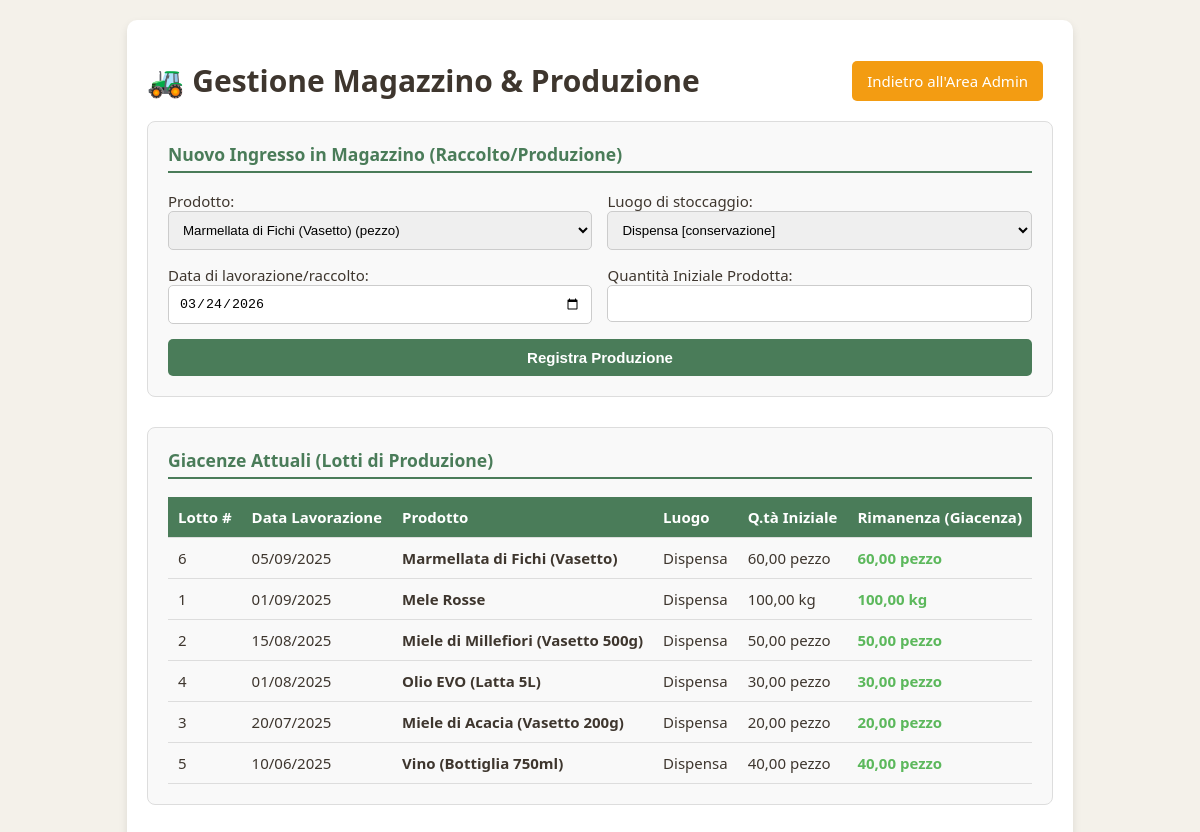
Screenshot of /magazzino.php (signed in) with the database file from the repository.
### tables this page shows
CREATE TABLE PRODUZIONE_GIACENZA (
    id_produzione        INT AUTO_INCREMENT PRIMARY KEY,
    id_prodotto          INT NOT NULL,
    id_luogo             INT NOT NULL,
    data_lavorazione     DATE NOT NULL,
    data_confezionamento DATE DEFAULT NULL,
    quantita_iniziale    DECIMAL(10,3) NOT NULL,
    giacenza_attuale     DECIMAL(10,3) NOT NULL CHECK (giacenza_attuale >= 0),
    FOREIGN KEY (id_prodotto) REFERENCES PRODOTTO(id_prodotto) ON UPDATE CASCADE,
    FOREIGN KEY (id_luogo)    REFERENCES LUOGO(id_luogo)       ON UPDATE CASCADE
);

CREATE TABLE PRODOTTO (
    id_prodotto  INT AUTO_INCREMENT PRIMARY KEY,
    nome         VARCHAR(150) NOT NULL,
    tipologia    ENUM('Fresco', 'Lavorato', 'Riserva') NOT NULL,
    unita_misura VARCHAR(20) NOT NULL,
    id_categoria INT NOT NULL,
    FOREIGN KEY (id_categoria) REFERENCES CATEGORIA(id_categoria)
        ON UPDATE CASCADE ON DELETE RESTRICT
);

CREATE TABLE LUOGO (
    id_luogo INT AUTO_INCREMENT PRIMARY KEY,
    nome VARCHAR(100) NOT NULL UNIQUE,
    tipo ENUM('lavorazione', 'conservazione', 'vendita') NOT NULL
);

### src/magazzino.php (the view, shortened to what this page needs)
<?php
$host = 'db';
$dbname = 'myapp_db';
$username = 'myuser';
$db_password = 'mypassword';
try {
    $conn = new mysqli($host, $username, $db_password, $dbname);
    $conn->set_charset("utf8mb4");
} catch (Exception $e) {
    die("Errore di connessione al database: " . $e->getMessage());
}
try {
    $res_prodotti = $conn->query("SELECT id_prodotto, nome, unita_misura FROM PRODOTTO ORDER BY nome");
    $prodotti = $res_prodotti->fetch_all(MYSQLI_ASSOC);
    $res_luoghi = $conn->query("SELECT id_luogo, nome, tipo FROM LUOGO ORDER BY nome");
    $luoghi = $res_luoghi->fetch_all(MYSQLI_ASSOC);
    $res_lotti = $conn->query("
        SELECT pg.id_produzione, p.nome AS prodotto, p.unita_misura, l.nome AS luogo, pg.data_lavorazione, pg.quantita_iniziale, pg.giacenza_attuale
        FROM PRODUZIONE_GIACENZA pg
        JOIN PRODOTTO p ON pg.id_prodotto = p.id_prodotto
        JOIN LUOGO l ON pg.id_luogo = l.id_luogo
        ORDER BY pg.data_lavorazione DESC
    ");
    $lotti_magazzino = $res_lotti->fetch_all(MYSQLI_ASSOC);
} catch (Exception $e) {
    die("Errore durante l'estrazione dei dati: " . $e->getMessage());
}
?>
<!DOCTYPE html>
<html lang="it">
<head>
    <link rel="stylesheet" href="style.css">
</head>
<body>
<div class="admin-container">
    <div style="display: flex; justify-content: space-between; align-items: center;">
        <h1 style="color: #3e362e;">🚜 Gestione Magazzino & Produzione</h1>
        <div>
            <a href="dashboard_admin.php" style="text-decoration: none; background: #f39c12; color: white; padding: 10px 15px; border-radius: 5px; margin-right: 10px;">Indietro all'Area Admin</a>
        </div>
    </div>
    <div class="form-box">
        <h3>Nuovo Ingresso in Magazzino (Raccolto/Produzione)</h3>
        <form method="POST" action="">
            <div class="grid-2">
                <div>
                    <label>Prodotto:</label><br>
                    <select name="id_prodotto" required style="width: 100%; padding: 10px; border: 1px solid #ccc; border-radius: 5px;">
                        <?php foreach ($prodotti as $p): ?>
                            <option value="<?php echo $p['id_prodotto']; ?>">
                                <?php echo htmlspecialchars($p['nome']); ?> (<?php echo $p['unita_misura']; ?>)
                            </option>
                        <?php endforeach; ?>
                    </select>
                </div>
                <div>
                    <label>Luogo di stoccaggio:</label><br>
                    <select name="id_luogo" required style="width: 100%; padding: 10px; border: 1px solid #ccc; border-radius: 5px;">
                        <?php foreach ($luoghi as $l): ?>
                            <option value="<?php echo $l['id_luogo']; ?>">
                                <?php echo htmlspecialchars($l['nome']); ?> [<?php echo $l['tipo']; ?>]
                            </option>
                        <?php endforeach; ?>
                    </select>
                </div>
                <div>
                    <label>Data di lavorazione/raccolto:</label><br>
                    <input type="date" name="data_lavorazione" required value="<?php echo date('Y-m-d'); ?>" style="width: 100%; padding: 10px; border: 1px solid #ccc; border-radius: 5px; box-sizing: border-box;">
                </div>
                <div>
                    <label>Quantità Iniziale Prodotta:</label><br>
                    <input type="number" name="quantita" step="0.01" min="0.01" required style="width: 100%; padding: 10px; border: 1px solid #ccc; border-radius: 5px; box-sizing: border-box;">
                </div>
            </div>
            <button type="submit" name="aggiungi_produzione" class="btn-salva">Registra Produzione</button>
        </form>
    </div>
    <div class="form-box">
        <h3>Giacenze Attuali (Lotti di Produzione)</h3>
        <?php if (count($lotti_magazzino) > 0): ?>
            <table class="tabella-magazzino">
                <thead>
                    <tr>
                        <th>Lotto #</th>
                        <th>Data Lavorazione</th>
                        <th>Prodotto</th>
                        <th>Luogo</th>
                        <th>Q.tà Iniziale</th>
                        <th>Rimanenza (Giacenza)</th>
                    </tr>
                </thead>
                <tbody>
                    <?php foreach ($lotti_magazzino as $lotto): ?>
                        <tr>
                            <td><?php echo $lotto['id_produzione']; ?></td>
                            <td><?php echo date('d/m/Y', strtotime($lotto['data_lavorazione'])); ?></td>
                            <td><strong><?php echo htmlspecialchars($lotto['prodotto']); ?></strong></td>
                            <td><?php echo htmlspecialchars($lotto['luogo']); ?></td>
                            <td><?php echo number_format($lotto['quantita_iniziale'], 2, ',', '.'); ?> <?php echo $lotto['unita_misura']; ?></td>
                            <td class="<?php echo ($lotto['giacenza_attuale'] == 0) ? 'esaurito' : 'disponibile'; ?>">
                                <?php echo number_format($lotto['giacenza_attuale'], 2, ',', '.'); ?> <?php echo $lotto['unita_misura']; ?>
                            </td>
                        </tr>
                    <?php endforeach; ?>
                </tbody>
            </table>
        <?php else: ?>
            <p>Il magazzino è completamente vuoto. Non ci sono lotti registrati.</p>
        <?php endif; ?>
    </div>
</div>
</body>
</html>

### src/style.css (style rules this page uses)
body { font-family: 'Segoe UI', Tahoma, Geneva, Verdana, sans-serif; background-color: #f4f1ea; color: #3e362e; margin: 0; padding: 0; display: flex; justify-content: center; align-items: center; min-height: 100vh; font-size: 15px; }
button { background-color: #4a7c59; color: white; border: none; padding: 10px; border-radius: 6px; cursor: pointer; font-size: 15px; font-weight: bold; width: 100%; margin-top: 5px; transition: background-color 0.3s; }

### src/magazzino.php (style rules this page uses)
.admin-container { max-width: 1000px; margin: 20px auto; padding: 20px; background: white; border-radius: 10px; box-shadow: 0 4px 8px rgba(0,0,0,0.1); }
.form-box { background: #f9f9f9; padding: 20px; border-radius: 8px; margin-bottom: 30px; border: 1px solid #ddd; }
.form-box h3 { margin-top: 0; color: #4a7c59; border-bottom: 2px solid #4a7c59; padding-bottom: 5px; }
.grid-2 { display: grid; grid-template-columns: 1fr 1fr; gap: 15px; }
.btn-salva { background-color: #4a7c59; color: white; border: none; padding: 10px 15px; border-radius: 5px; cursor: pointer; font-size: 1em; margin-top: 15px; }
.tabella-magazzino { width: 100%; border-collapse: collapse; margin-top: 15px; }
.tabella-magazzino th, .tabella-magazzino td { padding: 10px; text-align: left; border-bottom: 1px solid #ddd; }
.tabella-magazzino th { background-color: #4a7c59; color: white; }
.disponibile { color: #5cb85c; font-weight: bold; }

### rows the page displays
produzione_giacenza: id_produzione "6", data_lavorazione "05/09/2025", id_prodotto.nome "Marmellata di Fichi (Vasetto)", id_luogo.nome "Dispensa", quantita_iniziale "60,00", id_prodotto.unita_misura "pezzo", giacenza_attuale "60,00"
produzione_giacenza: id_produzione "1", data_lavorazione "01/09/2025", id_prodotto.nome "Mele Rosse", id_luogo.nome "Dispensa", quantita_iniziale "100,00", id_prodotto.unita_misura "kg", giacenza_attuale "100,00"
produzione_giacenza: id_produzione "2", data_lavorazione "15/08/2025", id_prodotto.nome "Miele di Millefiori (Vasetto 500g)", id_luogo.nome "Dispensa", quantita_iniziale "50,00", id_prodotto.unita_misura "pezzo", giacenza_attuale "50,00"
produzione_giacenza: id_produzione "4", data_lavorazione "01/08/2025", id_prodotto.nome "Olio EVO (Latta 5L)", id_luogo.nome "Dispensa", quantita_iniziale "30,00", id_prodotto.unita_misura "pezzo", giacenza_attuale "30,00"
produzione_giacenza: id_produzione "3", data_lavorazione "20/07/2025", id_prodotto.nome "Miele di Acacia (Vasetto 200g)", id_luogo.nome "Dispensa", quantita_iniziale "20,00", id_prodotto.unita_misura "pezzo", giacenza_attuale "20,00"
produzione_giacenza: id_produzione "5", data_lavorazione "10/06/2025", id_prodotto.nome "Vino (Bottiglia 750ml)", id_luogo.nome "Dispensa", quantita_iniziale "40,00", id_prodotto.unita_misura "pezzo", giacenza_attuale "40,00"

### other values shown
form field id_prodotto "Marmellata di Fichi (Vasetto) (pezzo)"
form field id_luogo "Dispensa [conservazione]"
